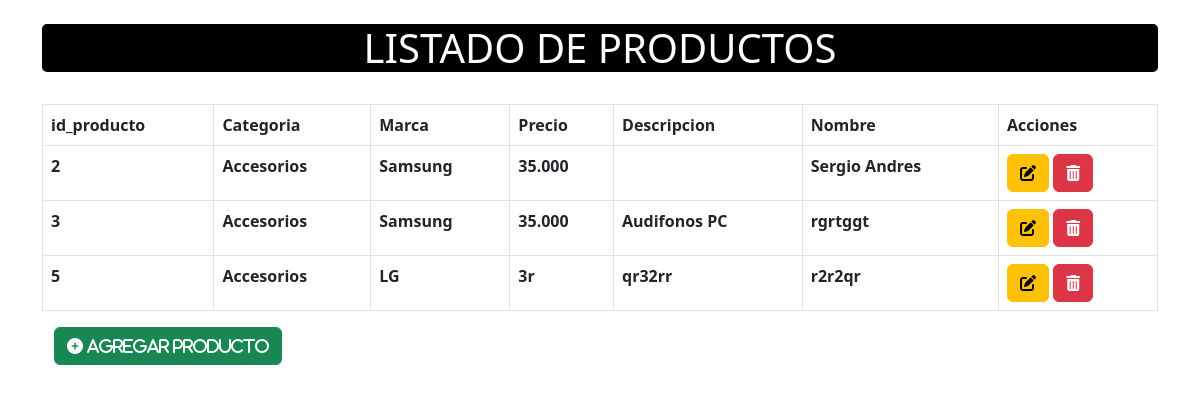
The page / on the database its author committed.
### tables this page shows
CREATE TABLE `productos` (
  `id_producto` int(11) NOT NULL,
  `id_categoria` int(11) NOT NULL,
  `id_marca` int(11) NOT NULL,
  `precio` varchar(100) NOT NULL,
  `descripcionProducto` varchar(100) NOT NULL,
  `nombre` varchar(100) NOT NULL
);

CREATE TABLE `categorias` (
  `id_categoria` int(11) NOT NULL,
  `nombreCategoria` varchar(100) NOT NULL
);

CREATE TABLE `marcas` (
  `id_marca` int(11) NOT NULL,
  `nombreMarca` varchar(100) NOT NULL
);

### index.php (the view, shortened to what this page needs)
<!DOCTYPE html>
<html lang="en">
<head>
    <link href="https://cdn.jsdelivr.net/npm/bootstrap@5.2.2/dist/css/bootstrap.min.css" rel="stylesheet"crossorigin="anonymous">
    <link href="https://unpkg.com/vanilla-datatables@latest/dist/vanilladataTables.min.css" rel="stylesheet" type="text/css">
    <link rel="stylesheet" href="https://cdnjs.cloudflare.com/ajax/libs/font-awesome/6.4.2/css/all.min.css" />
</head>
<body>
<br>
<div class="container">
    <h1 class="text-center" style="background-color: black; color: white; border-radius: 5px;">LISTADO DE PRODUCTOS</h1>
</div>
<br>
<div class="container">
    <table class="table table-bordered" id="tabla">
        <thead class="table dark">
            <tr>
                <th scope="col">id_producto</th>
                <th scope="col">Categoria</th>
                <th scope="col">Marca</th>
                <th scope="col">Precio</th>
                <th scope="col">Descripcion</th>
                <th scope="col">Nombre</th>
                <th scope="col">Acciones</th>
            </tr>
        </thead>
        <tbody>
            <?php
            require("config/conexion.php");
            $sql = $conexion->query("SELECT * FROM productos
                    INNER JOIN categorias ON productos.id_categoria = categorias.id_categoria
                    INNER JOIN marcas ON productos.id_marca = marcas.id_marca
                    ");
            while ($resultado = $sql->fetch_assoc()) {
            ?>
                <tr>
                    <th scope="row"><?php echo $resultado['id_producto']?></th>
                    <th scope="row"><?php echo $resultado['nombreCategoria']?></th>
                    <th scope="row"><?php echo $resultado['nombreMarca']?></th>
                    <th scope="row"><?php echo $resultado['precio']?></th>
                    <th scope="row"><?php echo $resultado['descripcionProducto']?></th>
                    <th scope="row"><?php echo $resultado['nombre']?></th>
                    <th>
                        <a href="formularios/editarForm.php?id_producto=<?php echo $resultado['id_producto']?>" class="btn btn-warning"><i class="fa-solid fa-pen-to-square"></i></a>
                        <a href="CRUD/eliminarDatos.php?id_producto=<?php echo $resultado['id_producto']?>" class="btn btn-danger"><i class="fa-solid fa-trash-can "></i></a>
                    </th>
                </tr>
            <?php
            }
            ?>
        </tbody>
    </table>
    <div class="container">
        <a href="formularios/agregarForm.php" class="btn btn-success"><i class="fa-solid fa-circle-plus">  Agregar Producto</i></a>
    </div>
</div>
</body>
</html>

### rows shown on the page
productos: id_producto "2", id_categoria.nombreCategoria "Accesorios", id_marca.nombreMarca "Samsung", precio "35.000", nombre "Sergio Andres"
productos: id_producto "3", id_categoria.nombreCategoria "Accesorios", id_marca.nombreMarca "Samsung", precio "35.000", descripcionProducto "Audifonos PC", nombre "rgrtggt"
productos: id_producto "5", id_categoria.nombreCategoria "Accesorios", id_marca.nombreMarca "LG", precio "3r", descripcionProducto "qr32rr", nombre "r2r2qr"
